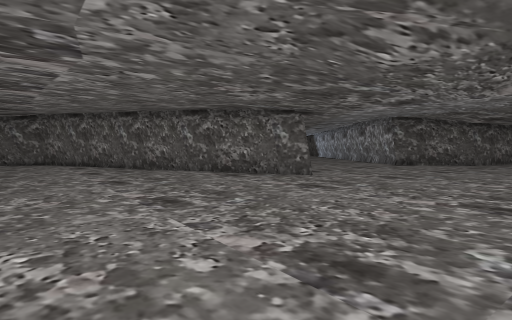
view 1 (above)

18 first-person views from a walk through a Unity game level. The camera is 1.3 m above the floor, tilts 2° down and sees 80° across. The floor is counted in squares, 2 m on a side. Each view is taken from the middle of a square. On the plan, view 1 faces up. The plan holds only what a view shows up to about 10 squares ahead; the rest is blank. The place goes on beyond the plan. The player character is not drawn.

view 2
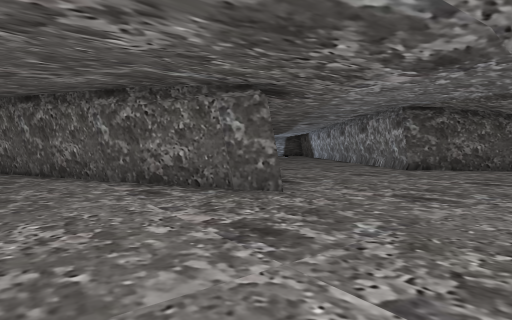

view 3
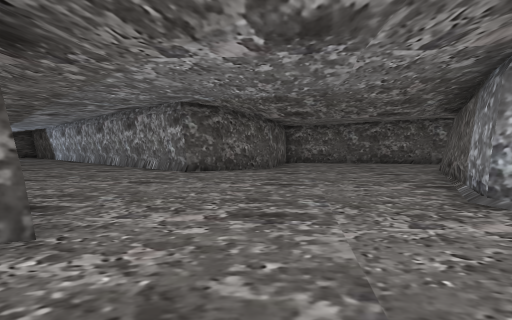

view 4
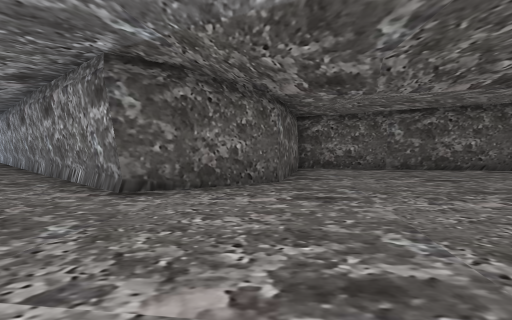

view 5
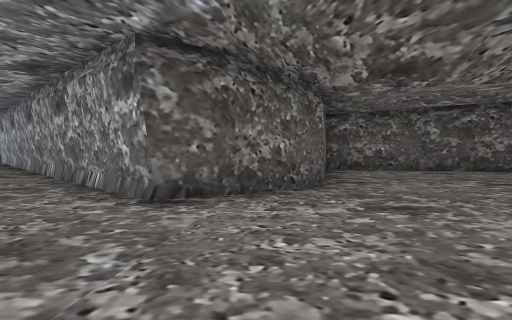

view 6
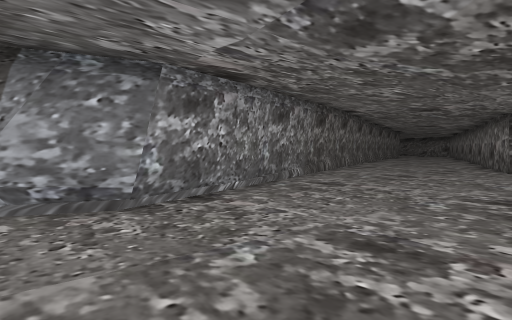

view 7
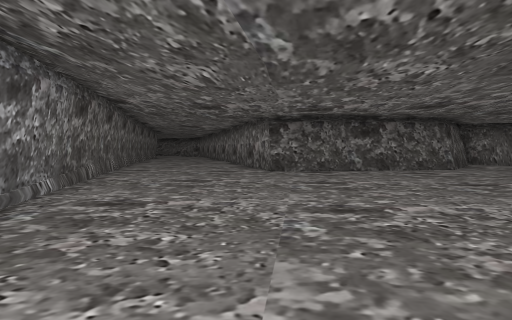

view 8
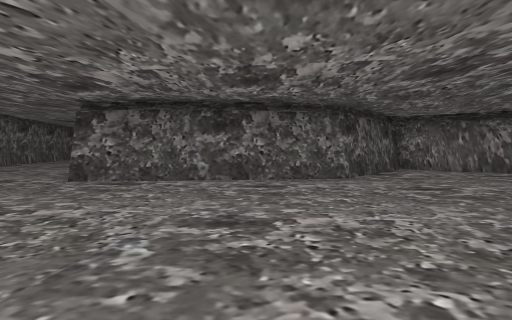

view 9
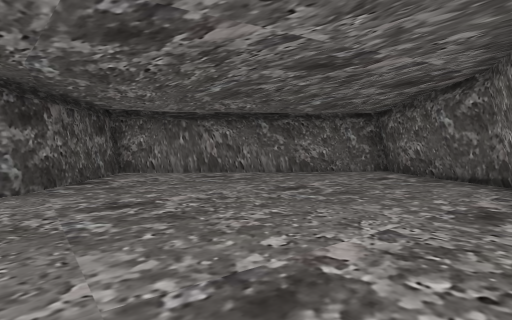

view 10
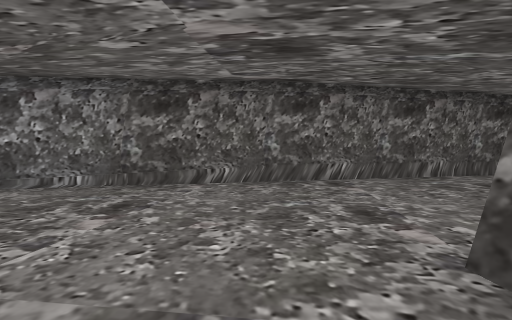

view 11
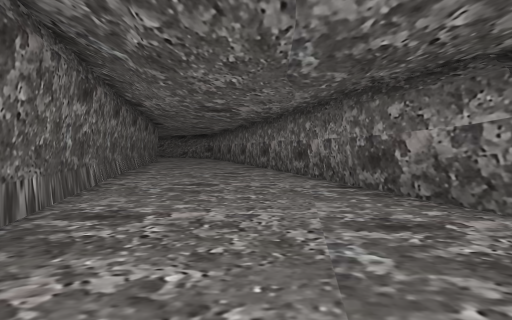

view 12
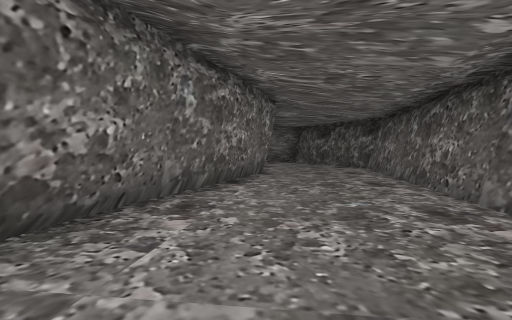

view 13
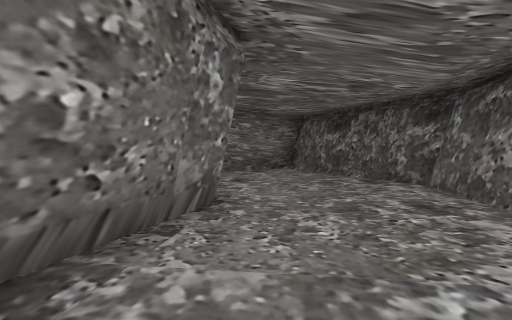

view 14
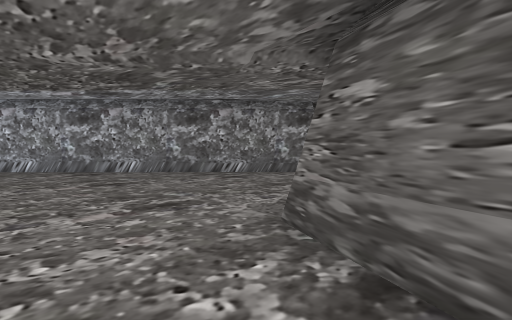

view 15
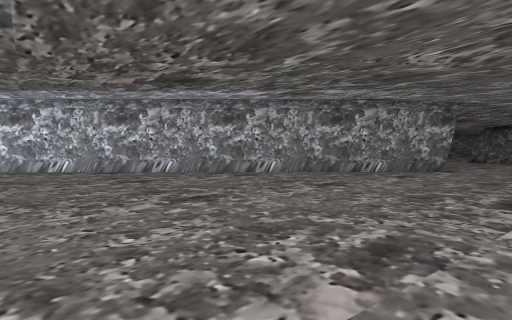

view 16
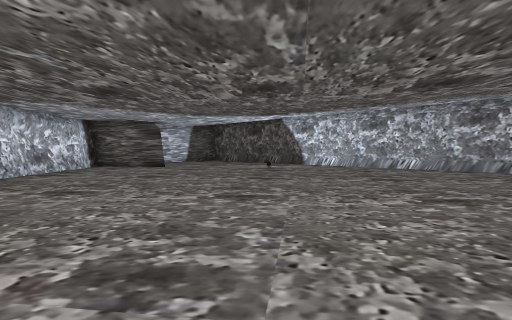

view 17
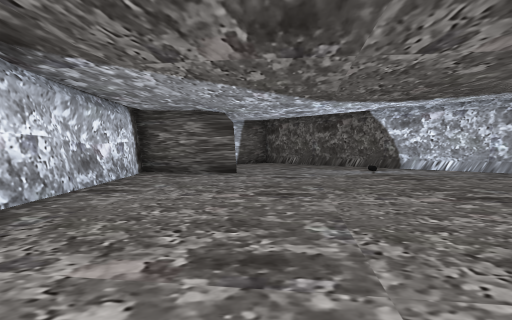

view 18
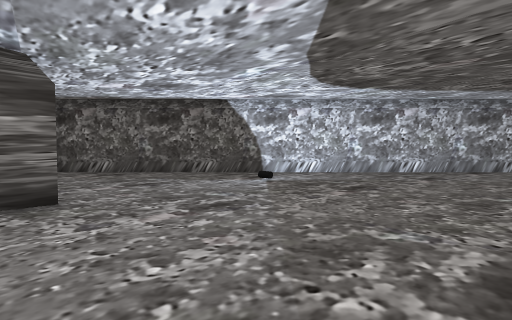

### Floor plan
Points are (right, up) in squares from view 1. A wall is a line through its corners. A room is listed if a view was taken in it or the views show most of it. See-through windows are left out.
Room 1 (views 1, 2, 3, 4, 5, 6, 7, 8, 9, 10, 11, 12, 13, 14, 15, 16, 17, 18)
walls: (-2.1, 13.1) (-0.2, 13.7); (1.4, 7.6) (-5.9, 10.8); (-3.4, 9.7) (-5.6, 10.9); (-7.5, 11.8) (-8.1, 12.1) (-11.3, 11.8); (11.8, 13.8) (8.5, 11.9) (5.6, 12.5) (5.6, 33.5); (12.2, 7) (16.6, 0.8) (20.6, -0.8); (-7.3, 4.7) (-2.7, 1) (-6, -5.3); (-11.1, 11.8) (-12, 11.8) (-11.4, 4.2) (-10.6, 4.3); (15.6, 9.3) (12.4, 14.2); (-10.8, 4.3) (-7.4, 4.5) (-3.9, 1.9); (0.6, 30.2) (-0.2, 31); (17.9, 4.6) (15.4, 9.5); (-0.2, 30.9) (-1, 32.1); (-6, -4.8) (-6.4, -5.7); (-1.1, 32.4) (-4.7, 28.2); (-2.2, -7.5) (5.3, 5.6) (11.8, 7.7)

Positions as (right, up) in squares from view 1, and headings:
1: (0, 0), facing up
2: (1, 3), facing up
3: (1, 5), facing up-right
4: (4, 8), facing up-right
5: (4, 9), facing up-right
6: (4, 9), facing down
7: (4, 7), facing down-left
8: (-1, 8), facing down-left
9: (-3, 8), facing left
10: (-3, 3), facing down-right
11: (1, 1), facing down-left
12: (12, 11), facing down-right
13: (15, 7), facing down-right
14: (-3, 14), facing right
15: (-3, 18), facing right
16: (-5, 20), facing up-right
17: (-5, 24), facing up-right
18: (-3, 28), facing right
